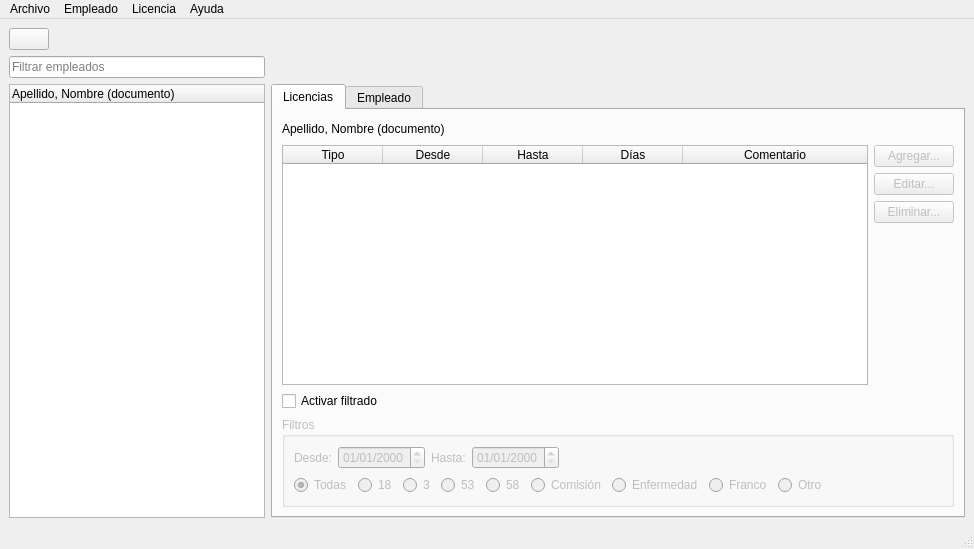
<?xml version="1.0" encoding="UTF-8"?>
<ui version="4.0">
 <class>Principal</class>
 <widget class="QMainWindow" name="Principal">
  <property name="geometry">
   <rect>
    <x>0</x>
    <y>0</y>
    <width>974</width>
    <height>549</height>
   </rect>
  </property>
  <property name="windowTitle">
   <string>Personal</string>
  </property>
  <property name="windowIcon">
   <iconset>
    <normaloff>../images/personal.ico</normaloff>../images/personal.ico</iconset>
  </property>
  <widget class="QWidget" name="centralwidget">
   <layout class="QVBoxLayout" name="verticalLayout">
    <item>
     <layout class="QHBoxLayout" name="horizontalLayout_3">
      <item>
       <widget class="QPushButton" name="pbAgregar">
        <property name="toolTip">
         <string>Agregar empleado</string>
        </property>
        <property name="text">
         <string/>
        </property>
        <property name="icon">
         <iconset>
          <normaloff>../images/agregar-empleado.png</normaloff>../images/agregar-empleado.png</iconset>
        </property>
        <property name="iconSize">
         <size>
          <width>32</width>
          <height>32</height>
         </size>
        </property>
       </widget>
      </item>
      <item>
       <spacer name="horizontalSpacer_4">
        <property name="orientation">
         <enum>Qt::Horizontal</enum>
        </property>
        <property name="sizeType">
         <enum>QSizePolicy::Expanding</enum>
        </property>
        <property name="sizeHint" stdset="0">
         <size>
          <width>40</width>
          <height>20</height>
         </size>
        </property>
       </spacer>
      </item>
     </layout>
    </item>
    <item>
     <layout class="QHBoxLayout" name="horizontalLayout_2">
      <item>
       <widget class="QLineEdit" name="leEmpleadoFilter">
        <property name="sizePolicy">
         <sizepolicy hsizetype="Fixed" vsizetype="Fixed">
          <horstretch>200</horstretch>
          <verstretch>0</verstretch>
         </sizepolicy>
        </property>
        <property name="minimumSize">
         <size>
          <width>256</width>
          <height>0</height>
         </size>
        </property>
        <property name="placeholderText">
         <string>Filtrar empleados</string>
        </property>
       </widget>
      </item>
      <item>
       <spacer name="horizontalSpacer">
        <property name="orientation">
         <enum>Qt::Horizontal</enum>
        </property>
        <property name="sizeType">
         <enum>QSizePolicy::MinimumExpanding</enum>
        </property>
        <property name="sizeHint" stdset="0">
         <size>
          <width>40</width>
          <height>20</height>
         </size>
        </property>
       </spacer>
      </item>
     </layout>
    </item>
    <item>
     <layout class="QHBoxLayout" name="horizontalLayout">
      <item>
       <widget class="QTreeWidget" name="twEmpleados">
        <property name="sizePolicy">
         <sizepolicy hsizetype="Fixed" vsizetype="Expanding">
          <horstretch>0</horstretch>
          <verstretch>0</verstretch>
         </sizepolicy>
        </property>
        <property name="alternatingRowColors">
         <bool>true</bool>
        </property>
        <column>
         <property name="text">
          <string>Apellido, Nombre (documento)</string>
         </property>
        </column>
       </widget>
      </item>
      <item>
       <widget class="QTabWidget" name="tabWidget">
        <property name="currentIndex">
         <number>0</number>
        </property>
        <widget class="QWidget" name="tDatosEmpleado">
         <attribute name="title">
          <string>Licencias</string>
         </attribute>
         <layout class="QGridLayout" name="gridLayout">
          <item row="4" column="0">
           <layout class="QHBoxLayout" name="horizontalLayout_4">
            <item>
             <widget class="QTableWidget" name="twLicencias">
              <property name="editTriggers">
               <set>QAbstractItemView::NoEditTriggers</set>
              </property>
              <property name="alternatingRowColors">
               <bool>true</bool>
              </property>
              <property name="selectionMode">
               <enum>QAbstractItemView::SingleSelection</enum>
              </property>
              <property name="selectionBehavior">
               <enum>QAbstractItemView::SelectRows</enum>
              </property>
              <property name="horizontalScrollMode">
               <enum>QAbstractItemView::ScrollPerPixel</enum>
              </property>
              <property name="sortingEnabled">
               <bool>true</bool>
              </property>
              <attribute name="horizontalHeaderStretchLastSection">
               <bool>true</bool>
              </attribute>
              <column>
               <property name="text">
                <string>Tipo</string>
               </property>
              </column>
              <column>
               <property name="text">
                <string>Desde</string>
               </property>
              </column>
              <column>
               <property name="text">
                <string>Hasta</string>
               </property>
              </column>
              <column>
               <property name="text">
                <string>Días</string>
               </property>
              </column>
              <column>
               <property name="text">
                <string>Comentario</string>
               </property>
              </column>
             </widget>
            </item>
            <item>
             <layout class="QVBoxLayout" name="verticalLayout_3">
              <item>
               <widget class="QPushButton" name="pbLicAgregar">
                <property name="enabled">
                 <bool>false</bool>
                </property>
                <property name="toolTip">
                 <string>Agregar licencia</string>
                </property>
                <property name="text">
                 <string>Agregar...</string>
                </property>
                <property name="iconSize">
                 <size>
                  <width>32</width>
                  <height>32</height>
                 </size>
                </property>
               </widget>
              </item>
              <item>
               <widget class="QPushButton" name="pbLicEditar">
                <property name="enabled">
                 <bool>false</bool>
                </property>
                <property name="toolTip">
                 <string>Editar licencia</string>
                </property>
                <property name="text">
                 <string>Editar...</string>
                </property>
                <property name="iconSize">
                 <size>
                  <width>32</width>
                  <height>32</height>
                 </size>
                </property>
               </widget>
              </item>
              <item>
               <widget class="QPushButton" name="pbLicEliminar">
                <property name="enabled">
                 <bool>false</bool>
                </property>
                <property name="toolTip">
                 <string>Eliminar licencia</string>
                </property>
                <property name="text">
                 <string>Eliminar...</string>
                </property>
                <property name="iconSize">
                 <size>
                  <width>32</width>
                  <height>32</height>
                 </size>
                </property>
               </widget>
              </item>
              <item>
               <spacer name="verticalSpacer">
                <property name="orientation">
                 <enum>Qt::Vertical</enum>
                </property>
                <property name="sizeHint" stdset="0">
                 <size>
                  <width>20</width>
                  <height>40</height>
                 </size>
                </property>
               </spacer>
              </item>
             </layout>
            </item>
           </layout>
          </item>
          <item row="1" column="0">
           <layout class="QHBoxLayout" name="horizontalLayout_5">
            <item>
             <widget class="QLabel" name="lblEmpleado">
              <property name="text">
               <string>Apellido, Nombre (documento)</string>
              </property>
             </widget>
            </item>
            <item>
             <spacer name="horizontalSpacer_5">
              <property name="orientation">
               <enum>Qt::Horizontal</enum>
              </property>
              <property name="sizeHint" stdset="0">
               <size>
                <width>40</width>
                <height>20</height>
               </size>
              </property>
             </spacer>
            </item>
           </layout>
          </item>
          <item row="6" column="0">
           <widget class="QGroupBox" name="groupBox">
            <property name="enabled">
             <bool>false</bool>
            </property>
            <property name="title">
             <string>Filtros</string>
            </property>
            <layout class="QVBoxLayout" name="verticalLayout_5">
             <item>
              <layout class="QHBoxLayout" name="horizontalLayout_9">
               <item>
                <widget class="QLabel" name="lblDesde">
                 <property name="text">
                  <string>Desde:</string>
                 </property>
                </widget>
               </item>
               <item>
                <widget class="QDateEdit" name="deDesde">
                 <property name="displayFormat">
                  <string>dd/MM/yyyy</string>
                 </property>
                </widget>
               </item>
               <item>
                <widget class="QLabel" name="lblHasta">
                 <property name="text">
                  <string>Hasta:</string>
                 </property>
                </widget>
               </item>
               <item>
                <widget class="QDateEdit" name="deHasta">
                 <property name="displayFormat">
                  <string>dd/MM/yyyy</string>
                 </property>
                </widget>
               </item>
               <item>
                <spacer name="horizontalSpacer_6">
                 <property name="orientation">
                  <enum>Qt::Horizontal</enum>
                 </property>
                 <property name="sizeHint" stdset="0">
                  <size>
                   <width>40</width>
                   <height>20</height>
                  </size>
                 </property>
                </spacer>
               </item>
              </layout>
             </item>
             <item>
              <layout class="QHBoxLayout" name="horizontalLayout_10">
               <item>
                <widget class="QRadioButton" name="rbTodas">
                 <property name="text">
                  <string>Todas</string>
                 </property>
                 <property name="checked">
                  <bool>true</bool>
                 </property>
                </widget>
               </item>
               <item>
                <widget class="QRadioButton" name="rb18">
                 <property name="text">
                  <string>18</string>
                 </property>
                 <property name="checked">
                  <bool>false</bool>
                 </property>
                </widget>
               </item>
               <item>
                <widget class="QRadioButton" name="rb3">
                 <property name="text">
                  <string>3</string>
                 </property>
                 <property name="checked">
                  <bool>false</bool>
                 </property>
                </widget>
               </item>
               <item>
                <widget class="QRadioButton" name="rb53">
                 <property name="text">
                  <string>53</string>
                 </property>
                 <property name="checked">
                  <bool>false</bool>
                 </property>
                </widget>
               </item>
               <item>
                <widget class="QRadioButton" name="rb58">
                 <property name="text">
                  <string>58</string>
                 </property>
                 <property name="checked">
                  <bool>false</bool>
                 </property>
                </widget>
               </item>
               <item>
                <widget class="QRadioButton" name="rbComision">
                 <property name="text">
                  <string>Comisión</string>
                 </property>
                 <property name="checked">
                  <bool>false</bool>
                 </property>
                </widget>
               </item>
               <item>
                <widget class="QRadioButton" name="rbEnfermedad">
                 <property name="text">
                  <string>Enfermedad</string>
                 </property>
                 <property name="checked">
                  <bool>false</bool>
                 </property>
                </widget>
               </item>
               <item>
                <widget class="QRadioButton" name="rbFranco">
                 <property name="text">
                  <string>Franco</string>
                 </property>
                 <property name="checked">
                  <bool>false</bool>
                 </property>
                </widget>
               </item>
               <item>
                <widget class="QRadioButton" name="rbOtro">
                 <property name="text">
                  <string>Otro</string>
                 </property>
                 <property name="checked">
                  <bool>false</bool>
                 </property>
                </widget>
               </item>
               <item>
                <spacer name="horizontalSpacer_7">
                 <property name="orientation">
                  <enum>Qt::Horizontal</enum>
                 </property>
                 <property name="sizeHint" stdset="0">
                  <size>
                   <width>40</width>
                   <height>20</height>
                  </size>
                 </property>
                </spacer>
               </item>
              </layout>
             </item>
            </layout>
           </widget>
          </item>
          <item row="5" column="0">
           <widget class="QCheckBox" name="cbActivarFiltrado">
            <property name="text">
             <string>Activar filtrado</string>
            </property>
           </widget>
          </item>
         </layout>
        </widget>
        <widget class="QWidget" name="tDatosLicencias">
         <attribute name="title">
          <string>Empleado</string>
         </attribute>
         <layout class="QVBoxLayout" name="verticalLayout_2">
          <item>
           <layout class="QHBoxLayout" name="horizontalLayout_6">
            <item>
             <widget class="QLabel" name="lblImagen">
              <property name="text">
               <string>Imagen del empleado</string>
              </property>
             </widget>
            </item>
            <item>
             <layout class="QVBoxLayout" name="verticalLayout_4">
              <item>
               <widget class="QPushButton" name="pbEditar">
                <property name="enabled">
                 <bool>false</bool>
                </property>
                <property name="toolTip">
                 <string>Editar empleado</string>
                </property>
                <property name="text">
                 <string>Editar</string>
                </property>
                <property name="icon">
                 <iconset>
                  <normaloff>../images/editar-empleado.png</normaloff>../images/editar-empleado.png</iconset>
                </property>
                <property name="iconSize">
                 <size>
                  <width>32</width>
                  <height>32</height>
                 </size>
                </property>
               </widget>
              </item>
              <item>
               <widget class="QPushButton" name="pbEliminar">
                <property name="enabled">
                 <bool>false</bool>
                </property>
                <property name="toolTip">
                 <string>Eliminar empleado</string>
                </property>
                <property name="text">
                 <string>Eliminar</string>
                </property>
                <property name="icon">
                 <iconset>
                  <normaloff>../images/eliminar-empleado.png</normaloff>../images/eliminar-empleado.png</iconset>
                </property>
                <property name="iconSize">
                 <size>
                  <width>32</width>
                  <height>32</height>
                 </size>
                </property>
               </widget>
              </item>
              <item>
               <widget class="QPushButton" name="pbGrupoFamiliar">
                <property name="enabled">
                 <bool>false</bool>
                </property>
                <property name="toolTip">
                 <string>Administrar hijos</string>
                </property>
                <property name="text">
                 <string>Grupo familiar</string>
                </property>
                <property name="icon">
                 <iconset>
                  <normaloff>../images/hijos.png</normaloff>../images/hijos.png</iconset>
                </property>
                <property name="iconSize">
                 <size>
                  <width>32</width>
                  <height>32</height>
                 </size>
                </property>
               </widget>
              </item>
             </layout>
            </item>
            <item>
             <spacer name="horizontalSpacer_3">
              <property name="orientation">
               <enum>Qt::Horizontal</enum>
              </property>
              <property name="sizeHint" stdset="0">
               <size>
                <width>40</width>
                <height>20</height>
               </size>
              </property>
             </spacer>
            </item>
           </layout>
          </item>
          <item>
           <layout class="QHBoxLayout" name="horizontalLayout_7">
            <property name="sizeConstraint">
             <enum>QLayout::SetFixedSize</enum>
            </property>
            <item>
             <widget class="QTableWidget" name="twDatosPersonales">
              <property name="frameShape">
               <enum>QFrame::NoFrame</enum>
              </property>
              <property name="frameShadow">
               <enum>QFrame::Sunken</enum>
              </property>
              <property name="editTriggers">
               <set>QAbstractItemView::NoEditTriggers</set>
              </property>
              <property name="alternatingRowColors">
               <bool>true</bool>
              </property>
              <property name="selectionMode">
               <enum>QAbstractItemView::NoSelection</enum>
              </property>
              <property name="selectionBehavior">
               <enum>QAbstractItemView::SelectRows</enum>
              </property>
              <property name="verticalScrollMode">
               <enum>QAbstractItemView::ScrollPerPixel</enum>
              </property>
              <property name="rowCount">
               <number>7</number>
              </property>
              <property name="columnCount">
               <number>2</number>
              </property>
              <attribute name="horizontalHeaderVisible">
               <bool>false</bool>
              </attribute>
              <attribute name="horizontalHeaderDefaultSectionSize">
               <number>200</number>
              </attribute>
              <attribute name="horizontalHeaderStretchLastSection">
               <bool>true</bool>
              </attribute>
              <attribute name="verticalHeaderVisible">
               <bool>false</bool>
              </attribute>
              <row/>
              <row/>
              <row/>
              <row/>
              <row/>
              <row/>
              <row/>
              <column/>
              <column/>
              <item row="0" column="0">
               <property name="text">
                <string>Nombre</string>
               </property>
              </item>
              <item row="1" column="0">
               <property name="text">
                <string>Apellido</string>
               </property>
              </item>
              <item row="2" column="0">
               <property name="text">
                <string>Documento</string>
               </property>
              </item>
              <item row="3" column="0">
               <property name="text">
                <string>Fecha de nacimiento</string>
               </property>
              </item>
              <item row="4" column="0">
               <property name="text">
                <string>Género</string>
               </property>
              </item>
              <item row="5" column="0">
               <property name="text">
                <string>Teléfono</string>
               </property>
              </item>
              <item row="6" column="0">
               <property name="text">
                <string>Domicilio</string>
               </property>
              </item>
             </widget>
            </item>
            <item>
             <widget class="Line" name="line">
              <property name="orientation">
               <enum>Qt::Vertical</enum>
              </property>
             </widget>
            </item>
            <item>
             <widget class="QTableWidget" name="twDatosLaborales">
              <property name="frameShape">
               <enum>QFrame::NoFrame</enum>
              </property>
              <property name="frameShadow">
               <enum>QFrame::Sunken</enum>
              </property>
              <property name="editTriggers">
               <set>QAbstractItemView::NoEditTriggers</set>
              </property>
              <property name="alternatingRowColors">
               <bool>true</bool>
              </property>
              <property name="selectionMode">
               <enum>QAbstractItemView::NoSelection</enum>
              </property>
              <property name="selectionBehavior">
               <enum>QAbstractItemView::SelectRows</enum>
              </property>
              <property name="verticalScrollMode">
               <enum>QAbstractItemView::ScrollPerPixel</enum>
              </property>
              <property name="rowCount">
               <number>7</number>
              </property>
              <property name="columnCount">
               <number>2</number>
              </property>
              <attribute name="horizontalHeaderVisible">
               <bool>false</bool>
              </attribute>
              <attribute name="horizontalHeaderDefaultSectionSize">
               <number>200</number>
              </attribute>
              <attribute name="horizontalHeaderStretchLastSection">
               <bool>true</bool>
              </attribute>
              <attribute name="verticalHeaderVisible">
               <bool>false</bool>
              </attribute>
              <row/>
              <row/>
              <row/>
              <row/>
              <row/>
              <row/>
              <row/>
              <column/>
              <column/>
              <item row="0" column="0">
               <property name="text">
                <string>Nro de Cuil</string>
               </property>
              </item>
              <item row="1" column="0">
               <property name="text">
                <string>Fecha de ingreso</string>
               </property>
              </item>
              <item row="2" column="0">
               <property name="text">
                <string>Nro de legajo</string>
               </property>
              </item>
              <item row="3" column="0">
               <property name="text">
                <string>Situación de revista</string>
               </property>
              </item>
              <item row="4" column="0">
               <property name="text">
                <string>Cargo</string>
               </property>
              </item>
             </widget>
            </item>
           </layout>
          </item>
          <item>
           <layout class="QHBoxLayout" name="horizontalLayout_8">
            <item>
             <widget class="QLabel" name="lblObservaciones">
              <property name="text">
               <string>Observaciones:</string>
              </property>
             </widget>
            </item>
            <item>
             <spacer name="horizontalSpacer_2">
              <property name="orientation">
               <enum>Qt::Horizontal</enum>
              </property>
              <property name="sizeHint" stdset="0">
               <size>
                <width>40</width>
                <height>20</height>
               </size>
              </property>
             </spacer>
            </item>
            <item>
             <widget class="QPushButton" name="pbEditarObservaciones">
              <property name="enabled">
               <bool>false</bool>
              </property>
              <property name="text">
               <string>Editar</string>
              </property>
             </widget>
            </item>
           </layout>
          </item>
          <item>
           <widget class="QTextEdit" name="txtEObservaciones">
            <property name="enabled">
             <bool>false</bool>
            </property>
           </widget>
          </item>
         </layout>
        </widget>
       </widget>
      </item>
     </layout>
    </item>
   </layout>
  </widget>
  <widget class="QMenuBar" name="menubar">
   <property name="geometry">
    <rect>
     <x>0</x>
     <y>0</y>
     <width>974</width>
     <height>23</height>
    </rect>
   </property>
   <widget class="QMenu" name="menuArchivo">
    <property name="title">
     <string>Archivo</string>
    </property>
    <addaction name="aReiniciar"/>
    <addaction name="aSalir"/>
   </widget>
   <widget class="QMenu" name="menuAyuda">
    <property name="title">
     <string>Ayuda</string>
    </property>
    <addaction name="aAcerca_de"/>
   </widget>
   <widget class="QMenu" name="menuEmpleado">
    <property name="title">
     <string>Empleado</string>
    </property>
    <addaction name="aAgregar"/>
    <addaction name="aEditar"/>
    <addaction name="aEliminar"/>
    <addaction name="separator"/>
    <addaction name="actionGrupo_familiar"/>
   </widget>
   <widget class="QMenu" name="menuLicencia">
    <property name="title">
     <string>Licencia</string>
    </property>
    <addaction name="aAgregarLicencia"/>
    <addaction name="aEditarLicencia"/>
    <addaction name="aEliminarLicencia"/>
    <addaction name="separator"/>
    <addaction name="aGenerarGrafico"/>
   </widget>
   <addaction name="menuArchivo"/>
   <addaction name="menuEmpleado"/>
   <addaction name="menuLicencia"/>
   <addaction name="menuAyuda"/>
  </widget>
  <widget class="QStatusBar" name="statusBar"/>
  <action name="aSalir">
   <property name="text">
    <string>Salir</string>
   </property>
   <property name="shortcut">
    <string>Alt+Shift+F4</string>
   </property>
  </action>
  <action name="aReiniciar">
   <property name="text">
    <string>Reiniciar</string>
   </property>
   <property name="shortcut">
    <string>Ctrl+Shift+R</string>
   </property>
  </action>
  <action name="aAcerca_de">
   <property name="text">
    <string>Acerca de...</string>
   </property>
  </action>
  <action name="aAgregar">
   <property name="text">
    <string>Agregar</string>
   </property>
  </action>
  <action name="aEditar">
   <property name="enabled">
    <bool>false</bool>
   </property>
   <property name="text">
    <string>Editar</string>
   </property>
  </action>
  <action name="aEliminar">
   <property name="enabled">
    <bool>false</bool>
   </property>
   <property name="text">
    <string>Eliminar</string>
   </property>
  </action>
  <action name="aAgregarLicencia">
   <property name="enabled">
    <bool>false</bool>
   </property>
   <property name="text">
    <string>Agregar</string>
   </property>
  </action>
  <action name="aEditarLicencia">
   <property name="enabled">
    <bool>false</bool>
   </property>
   <property name="text">
    <string>Editar</string>
   </property>
  </action>
  <action name="aEliminarLicencia">
   <property name="enabled">
    <bool>false</bool>
   </property>
   <property name="text">
    <string>Eliminar</string>
   </property>
  </action>
  <action name="actionGrupo_familiar">
   <property name="enabled">
    <bool>false</bool>
   </property>
   <property name="text">
    <string>Grupo familiar</string>
   </property>
  </action>
  <action name="aGenerarGrafico">
   <property name="enabled">
    <bool>false</bool>
   </property>
   <property name="text">
    <string>Generar gráfico</string>
   </property>
  </action>
 </widget>
 <resources/>
 <connections/>
</ui>
